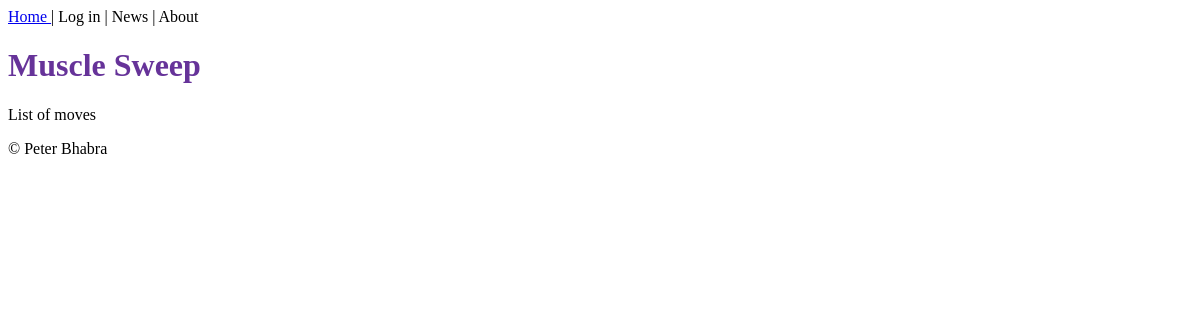
The page /move/2/ on the database as committed earlier.
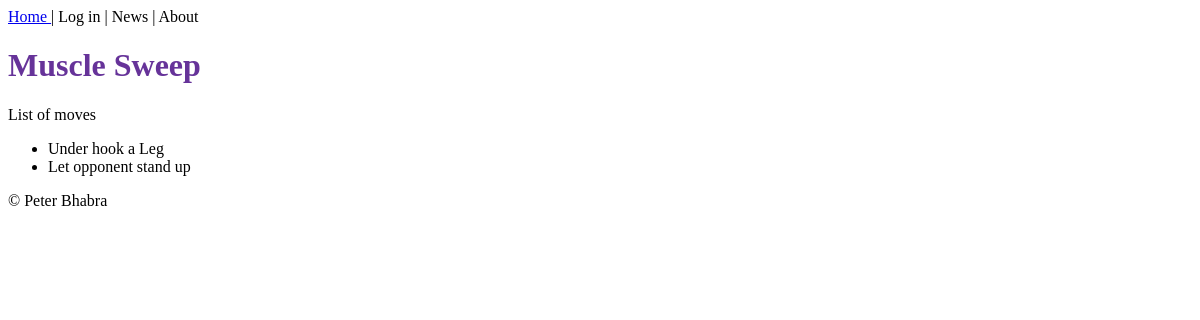
The same page on the database as committed later.
### positions/models.py (models this page shows)
class Move(models.Model):
    name = models.CharField(max_length=100)
    position = models.ForeignKey(Position, on_delete=models.CASCADE, related_name="moves")
    description = models.CharField(max_length=200, null=True, blank=True)
    video_link = models.URLField(null=True, blank=True)
    is_attacking = models.BooleanField(default=False)
    is_defending = models.BooleanField(default=False)
    def __str__(self):
        return self.name

class Step(models.Model):
    name = models.CharField(max_length=100)
    move = models.ForeignKey(Move, on_delete=models.CASCADE, related_name="steps")
    step_order = models.IntegerField(null=False)
    def __str__(self):
        return self.name

### positions/views.py (the view)
# urls.py: path("move/<int:move_id>/", views.move_steps, name="move_steps"),
def move_steps(request, move_id):
    move = Move.objects.get(id=move_id)
    all_steps = move.steps.all()
    return render(request, template_name="move_steps.html", context={"all_steps": all_steps, "move": move})

### positions/templates/move_steps.html (shortened to what this page needs)
{% extends "base.html" %}
{% block content %}
    <h1>{{ move }}</h1>
    <p>List of moves</p>
    <ul>
        {% for step in all_steps %}
        <li>{{ step }}</li>
        {% endfor %}
    </ul>
{% endblock %}

### positions/templates/base.html (shortened to what this page needs)
<!DOCTYPE html>
<html lang="en">
<head>
</head>
<body>
    <nav><a href="{% url 'home' %}"> Home </a> | Log in | News | About</nav>
    {% block content %}{% endblock %}
    <footer>&copy; Peter Bhabra</footer>
</body>
</html>

### positions/templates/move_steps.html (style rules this page uses)
h1 { color: rebeccapurple; }

Rows that differ between the two databases and show on the page:
added Step: name "Under hook a Leg"
added Step: name "Let opponent stand up"
